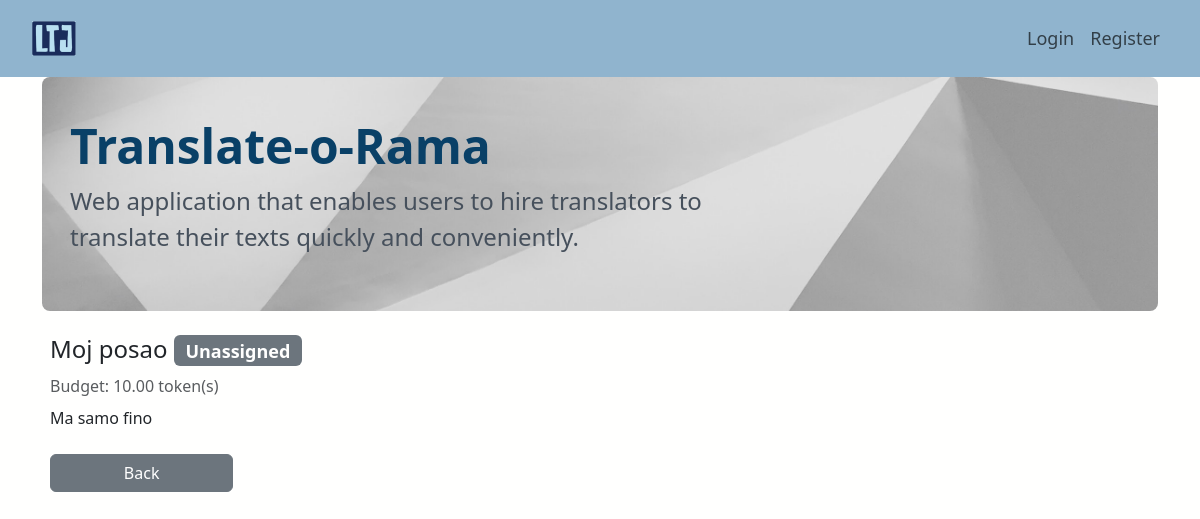
Page /dashboard/job_status/6 on the committed database.
### app/models.py (models this page shows, shortened)
class Job(models.Model):
    user = models.ForeignKey(User, on_delete=models.CASCADE, related_name="user")
    title = models.TextField(blank=False, unique=True)
    description = models.TextField(blank=False)
    source_language = models.TextField(blank=False)
    target_language = models.TextField(blank=False)
    job_field = models.CharField(
        max_length=4,
        choices=JobField.JOB_CHOICES,
        default=JobField.LITERATURE,
    )
    budget = models.DecimalField(max_digits=10, decimal_places=2, default=0.0)
    text = models.TextField(blank=False)
    assigned_to = models.ForeignKey(
        "JobBid",
        on_delete=models.CASCADE,
        blank=True,
        null=True,
        related_name="assigned_to",
    )
    is_assigned = models.BooleanField(default=False)
    is_completed = models.BooleanField(default=False)
    translator = models.ForeignKey(
        User,
        on_delete=models.SET_NULL,
        blank=True,
        null=True,
        related_name="set_as_translator_of_job",
    )
    translation = models.TextField(blank=True, null=True)
    dispute = models.TextField(blank=True, null=True)

### app/views.py (the view)
# urls.py: path("dashboard/job_status/<int:job_id>", views.job_status, name="job_status"),
def job_status(request, job_id):
    job = get_object_or_404(Job, pk=job_id)
    rating = Rating.objects.filter(job=job).first()
    context = {
        "job": job,
        "rating": rating.rating if rating else 0,
    }
    return render(request, "app/job_status.html", context)

### app/templates/app/job_status.html (shortened to what this page needs)
{% extends 'app/base.html' %}
{% block content %}
  <!DOCTYPE html>
  <html lang="en">
  <head>
      <link rel="stylesheet" href="https://cdn.jsdelivr.net/npm/bootstrap-icons@1.10.3/font/bootstrap-icons.css">
  </head>
  <body>
    <div class="mx-2">
      <h4>{{ job.title }}
        {% if job.is_assigned %}
          {% if job.is_completed %}
            <div class="badge bg-success">Completed</div>
          {% else %}
            <div class="badge bg-primary">Assigned</div>
          {% endif %}
        {% else %}
          <div class="badge bg-secondary">Unassigned</div>
        {% endif %}
      </h4>
      <div class="mb-2 text-muted">Budget: {{ job.budget }} token(s)</div>
      <div class="">{{ job.description }}</div>
      <a href="{% url 'app:dashboard' %}" class="btn btn-secondary col-2 mt-4">Back</a>
    </div>
  </body>
{% endblock content %}

### app/static/app/css/base.css (style rules this page uses)
body { background-color: #fffffe; }

### rows in the picture
Job: title "Moj posao", budget "10.00", description "Ma samo fino"
